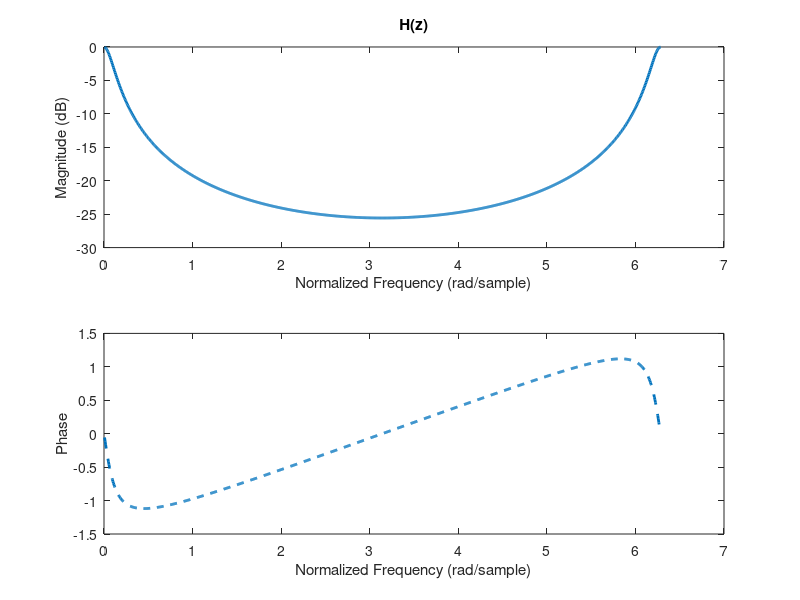

The MATLAB source for this figure:
%clear; clc;

M = 1000;
T_s = 0.001;
step = 2*pi/M;
omega = step:step:step*M;
z = exp(1j*omega);
a = 0.9;
H_z = (1-a).*z./(z-a);

figure(1)
subplot(2, 1, 1)
plot(omega, 20*log10(abs(H_z)), 'linewidth', 2);
ylabel("Magnitude (dB)");
xlabel("Normalized Frequency (rad/sample)")
title('H(z)')
hold on
subplot(2, 1, 2)
plot(omega, angle(H_z), 'linewidth', 2, '--')
ylabel("Phase")
xlabel("Normalized Frequency (rad/sample)")
hold on

